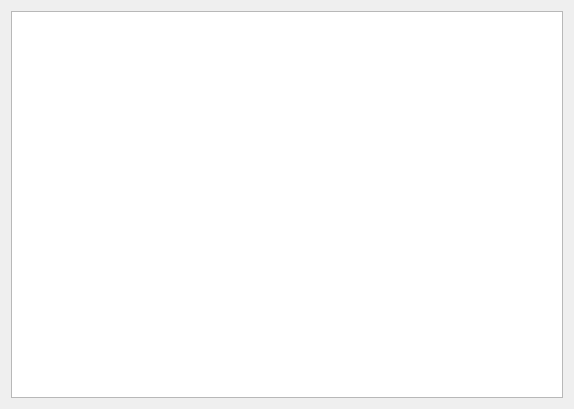
<?xml version="1.0" encoding="UTF-8"?>
<ui version="4.0">
 <class>MainWindow</class>
 <widget class="QMainWindow" name="MainWindow">
  <property name="geometry">
   <rect>
    <x>0</x>
    <y>0</y>
    <width>574</width>
    <height>409</height>
   </rect>
  </property>
  <property name="windowTitle">
   <string>MainWindow</string>
  </property>
  <widget class="QWidget" name="centralWidget">
   <layout class="QGridLayout" name="gridLayout">
    <item row="0" column="0">
     <widget class="QGraphicsView" name="gv_Main">
      <property name="renderHints">
       <set>QPainter::Antialiasing|QPainter::SmoothPixmapTransform|QPainter::TextAntialiasing</set>
      </property>
      <property name="cacheMode">
       <set>QGraphicsView::CacheBackground</set>
      </property>
     </widget>
    </item>
   </layout>
  </widget>
 </widget>
 <layoutdefault spacing="6" margin="11"/>
 <resources/>
 <connections/>
</ui>
